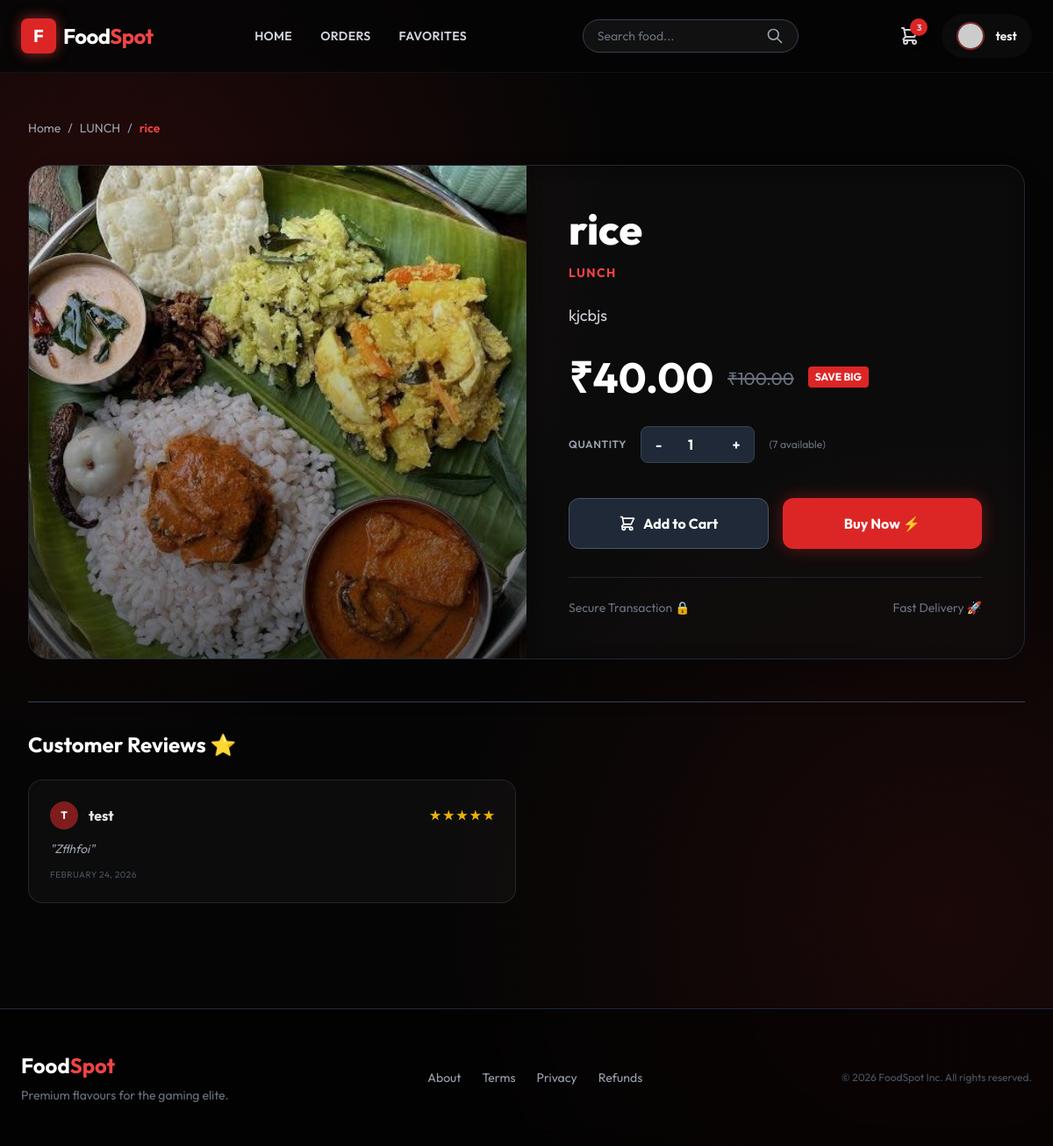
The page /product/2/ (signed in) on the database as committed earlier.
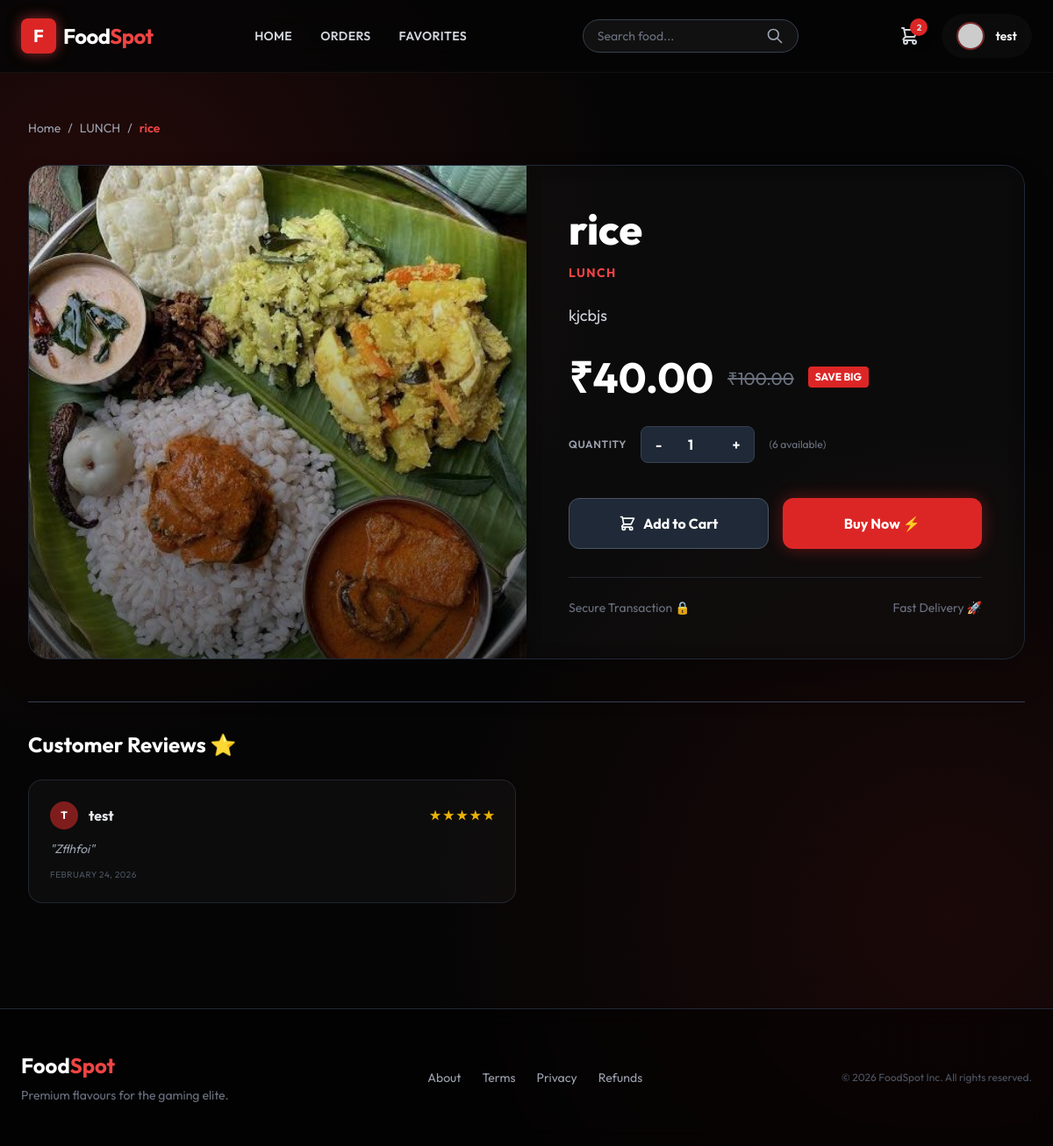
The same page on the database as committed later.
### menu/models.py (models this page shows, shortened)
class Product(models.Model):
    category = models.ForeignKey(Category, on_delete=models.CASCADE)
    name = models.CharField(max_length=150, null=False, blank=False)
    product_image = models.ImageField(upload_to='images', null=True, blank=True)
    quantity = models.IntegerField(null=False, blank=False, default=0)
    original_price = models.DecimalField(max_digits=10, decimal_places=2, null=False)
    selling_price = models.DecimalField(max_digits=10, decimal_places=2, null=False)
    description = models.TextField(max_length=300, null=False)
    is_veg = models.BooleanField(default=False)

class Category(models.Model):
    name = models.CharField(max_length=200, null=False, blank=False)
    description = models.TextField(max_length=200, null=False, blank=False)
    image = models.ImageField(upload_to='images', null=True)
    status = models.BooleanField(default=False)

### menu/views.py (the view)
# urls.py: path("product/<int:pk>/", ProductDetailView.as_view(), name="product_detail"),
@method_decorator(never_cache, name="dispatch")
class ProductDetailView(View):
    def get(self, request, pk):
        product = Product.objects.get(id=pk)
        return render(request, "menu/p_detail.html", {"data": product})

### menu/templates/menu/p_detail.html (shortened to what the changed rows need)
{% extends "menu/base.html" %}
{% block content %}
<div class="max-w-6xl mx-auto py-10">
    <div class="mb-8 flex items-center space-x-2 text-sm text-gray-400">
        <a href="{% url 'home' %}" class="hover:text-white transition">Home</a>
        <span>/</span>
        <a href="{% url 'category_detail' data.category.id %}" class="hover:text-white transition">
            {{ data.category.name }}</a>
        <span>/</span>
        <span class="text-red-500 font-semibold">{{ data.name }}</span>
    </div>
    <div class="glass rounded-3xl overflow-hidden shadow-2xl border border-gray-800">
        <div class="grid grid-cols-1 md:grid-cols-2">
            <div class="relative h-[400px] md:h-auto bg-gray-900 group overflow-hidden">
                {% if data.product_image %}
                <img src="{{ data.product_image.url }}"
                    class="absolute inset-0 w-full h-full object-cover transform group-hover:scale-110 transition duration-1000">
                {% endif %}
                <div class="absolute inset-0 bg-gradient-to-t from-black/60 to-transparent"></div>
            </div>
            <div class="p-8 md:p-12 flex flex-col justify-center bg-black/40 backdrop-blur-md">
                <h1 class="text-4xl md:text-5xl font-extrabold text-white mb-4 leading-tight">{{ data.name }}</h1>
                <p class="text-red-500 text-sm font-bold uppercase tracking-widest mb-6">{{ data.category.name }}</p>
                <div class="mb-8">
                    <p class="text-gray-300 text-lg leading-relaxed">{{ data.description }}</p>
                </div>
                <div class="flex items-end gap-4 mb-8">
                    <div class="text-5xl font-bold text-white">₹{{ data.selling_price }}</div>
                    {% if data.selling_price < data.original_price %} <div
                        class="text-xl text-gray-500 line-through mb-2">₹{{ data.original_price }}
                </div>
                <span class="bg-red-600 text-white text-xs font-bold px-2 py-1 rounded mb-3">SAVE BIG</span>
                {% endif %}
            </div>
            <div class="space-y-6">
                <div class="flex items-center space-x-4">
                    <label class="text-gray-400 font-semibold uppercase text-xs tracking-wider">Quantity</label>
                    <div class="flex items-center bg-gray-800 rounded-lg border border-gray-700">
                        <button onclick="updateQty(-1)"
                            class="px-4 py-2 hover:bg-gray-700 text-white font-bold transition">-</button>
                        <input type="number" id="qty-input" value="1" min="1" max="{{ data.quantity }}" readonly
                            class="w-12 bg-transparent text-center text-white font-bold border-none focus:ring-0 appearance-none">
                        <button onclick="updateQty(1)"
                            class="px-4 py-2 hover:bg-gray-700 text-white font-bold transition">+</button>
                    </div>
                    <span class="text-gray-500 text-xs">({{ data.quantity }} available)</span>
                </div>
                {% if data.quantity > 0 %}
                <div class="grid grid-cols-2 gap-4 pt-4">
                </div>
                {% else %}
                <div
                    class="w-full bg-gray-800 text-gray-400 font-bold py-4 rounded-xl text-center border border-gray-700 cursor-not-allowed">
                    Out of Stock ❌
                </div>
                {% endif %}
            </div>
            <div class="mt-8 pt-6 border-t border-gray-700/50 flex items-center justify-between text-sm text-gray-500">
                <span>Secure Transaction 🔒</span>
                <span>Fast Delivery 🚀</span>
            </div>
        </div>
    </div>
</div>
</div>
{% endblock %}

### menu/templates/menu/base.html (shortened to what the changed rows need)
{% load static %}
<!DOCTYPE html>
<html lang="en">
<head>
    <script src="https://cdn.tailwindcss.com"></script>
</head>
<body class="flex flex-col min-h-screen">
    <nav class="glass-nav fixed w-full z-50 transition-all duration-300">
        <div class="max-w-7xl mx-auto px-6 py-4 flex justify-between items-center">
            <div class="flex items-center space-x-6">
                {% if user.is_authenticated %}
                <a href="{% url 'cart' %}" class="relative group text-gray-300 hover:text-white transition">
                    {% if user.cart_set.count > 0 %}
                    <span
                        class="absolute -top-2 -right-2 bg-red-600 text-[10px] w-5 h-5 flex items-center justify-center rounded-full font-bold shadow-lg animate-bounce">
                        {{ user.cart_set.count }}
                    </span>
                    {% endif %}
                </a>
                {% endif %}
                {% if user.is_authenticated %}
                <a href="{% url 'profile' %}"
                    class="flex items-center gap-3 glass px-4 py-2 rounded-full hover:bg-white/10 transition border-transparent hover:border-red-500/30 group">
                    <div
                        class="w-8 h-8 rounded-full overflow-hidden border-2 border-red-500/50 group-hover:border-red-500 transition">
                        {% if user.profile.profile_pic %}
                        <img src="{{ user.profile.profile_pic.url }}" class="w-full h-full object-cover">
                        {% else %}
                        <img src="https://ui-avatars.com/api/?name={{ user.username }}&background=1f2937&color=fff"
                            class="w-full h-full object-cover">
                        {% endif %}
                    </div>
                    <span class="hidden md:block font-semibold text-sm">{{ user.username }}</span>
                </a>
                {% else %}
                <a href="{% url 'login' %}"
                    class="bg-red-600 hover:bg-red-700 text-white text-sm font-bold px-6 py-2.5 rounded-full shadow-[0_4px_14px_0_rgba(220,38,38,0.39)] hover:shadow-[0_6px_20px_rgba(220,38,38,0.23)] hover:-translate-y-0.5 transition ease-in-out">
                    Login
                </a>
                {% endif %}
            </div>
        </div>
    </nav>
    <main class="flex-grow pt-24 px-4 sm:px-6 lg:px-8 max-w-7xl mx-auto w-full fade-in">
        {% block content %}
        {% endblock %}
    </main>
</body>
</html>

Rows that differ between the two databases and show on the page:
changed Product "rice": quantity "7" → "6"
Other text that changed with them:
{{ user.cart_set.count }}: "3" → "2"
